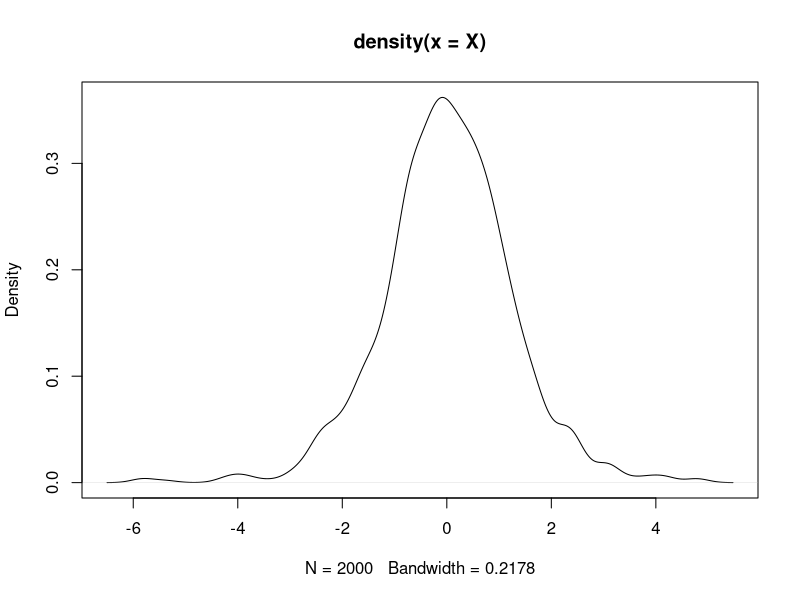
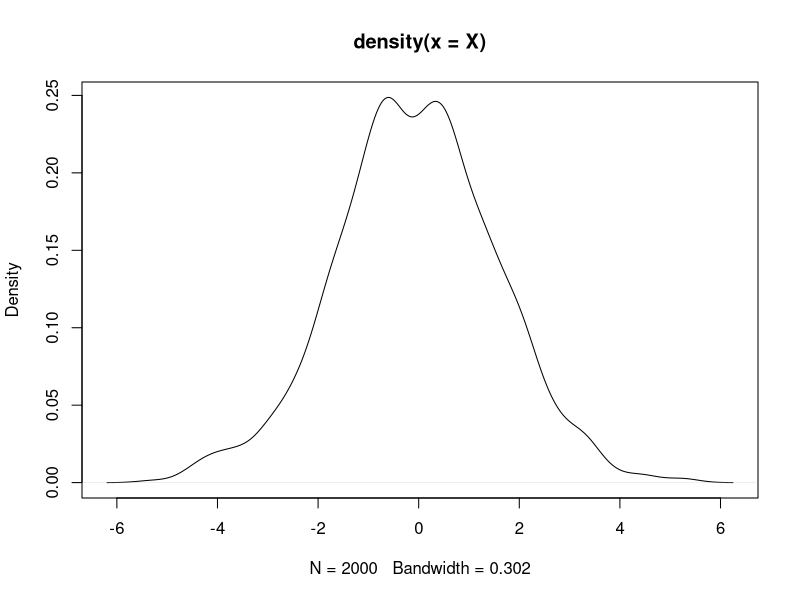
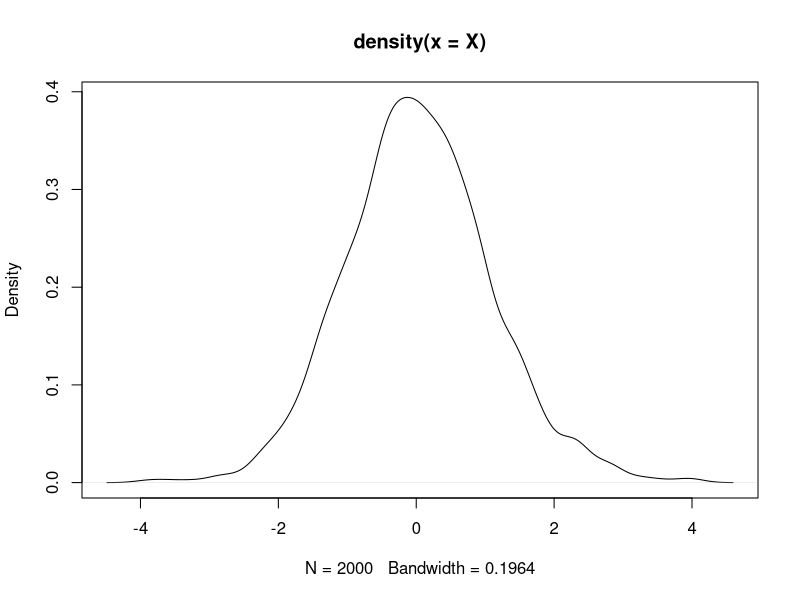
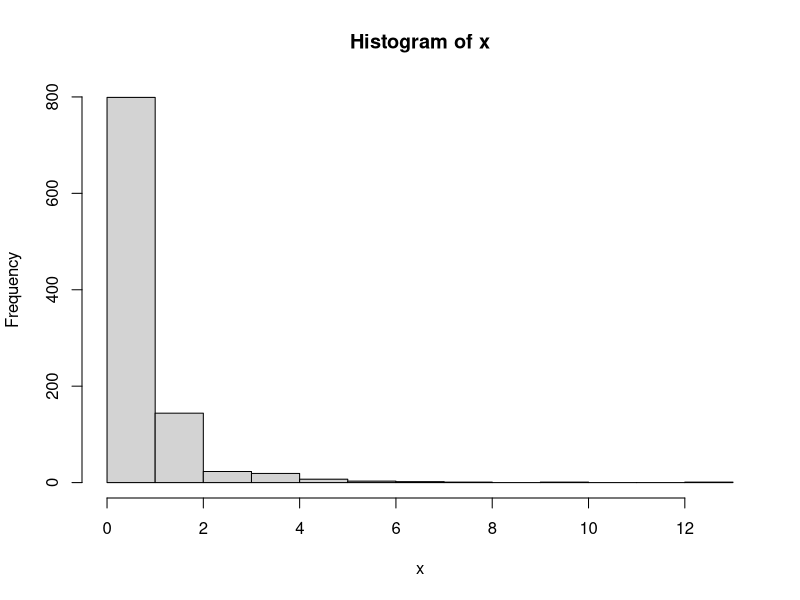
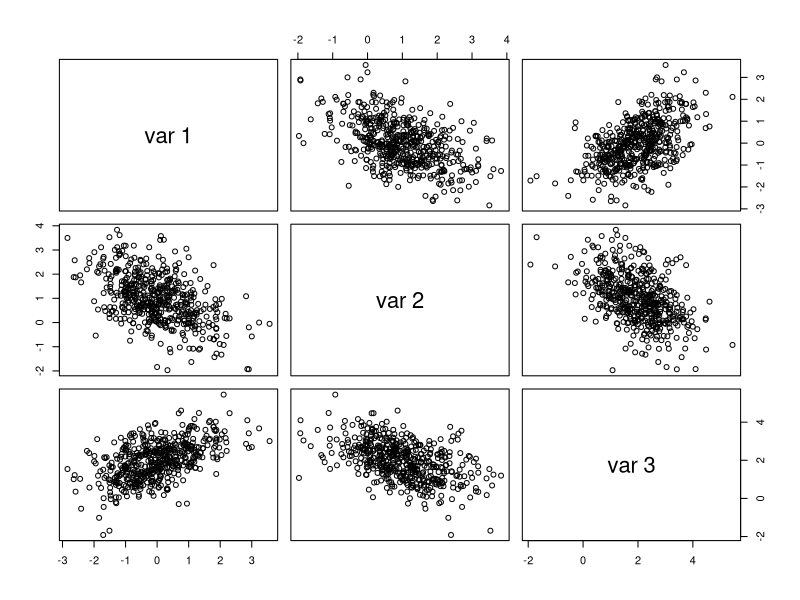

Recreate these plots in R, in order.
## ---- chunk 1
knitr::opts_chunk$set(echo = TRUE)
## ---- chunk 2
# chi-sq distribution with 1 degrees of freedom
n <- 100 # sample size
alpha <- 0.1
mu0 <- 1
m <- 10000 # replication
p <- numeric(m)

for (i in 1:m) {
  x <- rchisq(n, 1)
  ttest <- t.test(x, alternative = "two.sided", mu = mu0)
  p[i] <- ttest$p.value
}
p.hat <- mean(p < alpha)
p.hat
## ---- chunk 3
# uniform distribution 
n <- 100 # sample size
alpha <- 0.1
mu0 <- 1
m <- 10000 # replication
p <- numeric(m)

for (i in 1:m) {
  x <- runif(n, min = 0, max = 2)
  ttest <- t.test(x, alternative = "two.sided", mu = mu0)
  p[i] <- ttest$p.value
}
p.hat <- mean(p < alpha)
p.hat
## ---- chunk 4
#Exponetial distribution
n <- 100 # sample size
alpha <- 0.1
mu0 <- 1
m <- 10000 # replication
p <- numeric(m)

for (i in 1:m) {
  x <- rexp(n, 1)
  ttest <- t.test(x, alternative = "two.sided", mu = mu0)
  p[i] <- ttest$p.value
}
p.hat <- mean(p < alpha)
p.hat


## ---- chunk 5
# generate unif(0, 0.5)
m <- 10000
theta <- numeric(m)
x <- runif(m, min = 0, max = 0.5)
theta.hat <- mean(exp(-x))*0.5
theta.hat
# variance of theta.hat
for (i in 1:m) {
  theta[i] <- exp(-x[i])
}
variance <- 0.25/m * var(theta)
variance
## ---- chunk 6
library(MASS)
# write function
loc.mix.0 <- function(n, p, mu1, mu2, Sigma1, Sigma2) {
#generate sample from BVN location mixture
X <- matrix(0, n, 2)
for (i in 1:n) {
k <- rbinom(1, size = 1, prob = p)
if (k)
X[i,] <- mvrnorm(1, mu = mu1, Sigma1) else
X[i,] <- mvrnorm(1, mu = mu2, Sigma2)
}
return(X)
}

X <- loc.mix.0(1000, 0.75, 0, 0 ,1, 3)
plot(density(X))

X <- loc.mix.0(1000, 0.1, 0, 0 ,1, 3)
plot(density(X))

X <- loc.mix.0(1000, 0.9, 0, 0 ,1, 3)
plot(density(X))
## ---- chunk 7
# generate distributions of Lambda
n <- 1000 #1000 random variables 
r <- 4
beta <- 2
lambda <- rgamma(n, r, beta)

#now apply the sample of lambda as the exponetial
x <- rexp(n, lambda)
hist(x)
## ---- chunk 8
rmvn.Choleski <-
function(n, mu, Sigma){
# generate n random vectors from MVN(mu, Sigma)
# dimension is inferred from mu and Sigma
d <- length(mu)
Q <- chol(Sigma) # Choleski factorization of Sigma
Z <- matrix(rnorm(n*d), nrow = n, ncol = d)
X <- Z %*% Q + matrix(mu, n, d, byrow = TRUE)
X
}
# write input mean matrix and covriance matrix

mu <- c(0,1,2)
Sigma <- matrix(c(1, -0.5, 0.5, -0.5, 1, -0.5, 0.5, -0.5, 1), 
                nrow = 3, byrow = TRUE)

X <- rmvn.Choleski(500, mu, Sigma)
pairs(X)
